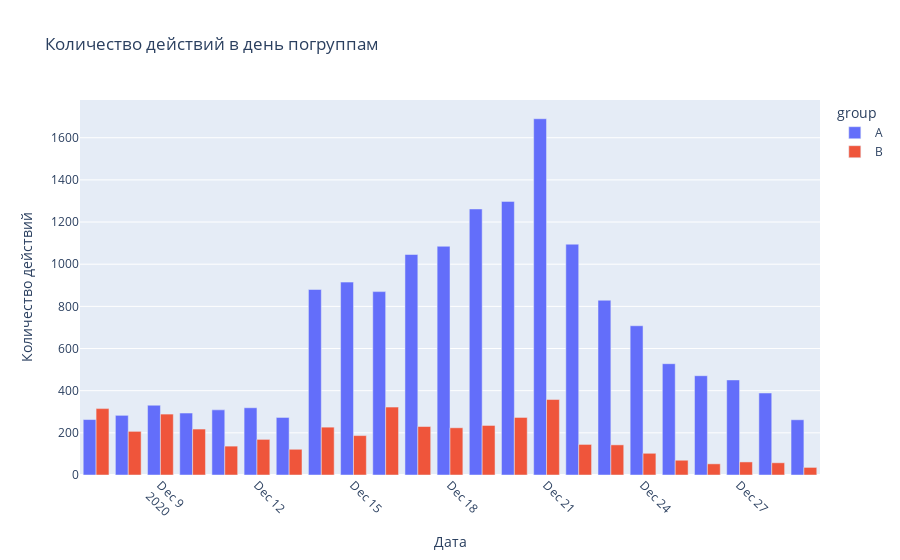

This figure's notebook cell:
### Markdown cell above
Можно замтетить уже с 14 декабря виден большой всплеск интереса пользователей.

### Code cell
events_count_by_group = a_b_rec.groupby(['day_event_dt','group'])['event_name'].count().reset_index().rename(columns={'day_event_dt': 'day', 'event_name': 'count'})
fig = px.bar(events_count_by_group, 
             y='count', 
             x= 'day', 
             title = 'Количество действий в день погруппам', 
             color = 'group', barmode='group')
fig.update_layout(yaxis_title = 'Количество действий',
                 xaxis_title = 'Дата'
                 )
fig.update_xaxes(tickangle=45)
fig.update_traces(hovertemplate = 'День : %{x} <br>Количество: %{y}')

fig.show()

### Figure 1 — Plotly figure (JSON) as saved in the notebook; plotly's stock layout.template omitted (floating-point values rounded to 4 significant figures)
{"data": [{"alignmentgroup": "True", "hovertemplate": "День : %{x} <br>Количество: %{y}", "legendgroup": "A", "marker": {"color": "#636efa", "pattern": {"shape": ""}}, "name": "A", "offsetgroup": "A", "orientation": "v", "showlegend": true, "textposition": "auto", "type": "bar", "x": ["2020-12-07T00:00:00", "2020-12-08T00:00:00", "2020-12-09T00:00:00", "2020-12-10T00:00:00", "2020-12-11T00:00:00", "2020-12-12T00:00:00", "2020-12-13T00:00:00", "2020-12-14T00:00:00", "2020-12-15T00:00:00", "2020-12-16T00:00:00", "2020-12-17T00:00:00", "2020-12-18T00:00:00", "2020-12-19T00:00:00", "2020-12-20T00:00:00", "2020-12-21T00:00:00", "2020-12-22T00:00:00", "2020-12-23T00:00:00", "2020-12-24T00:00:00", "2020-12-25T00:00:00", "2020-12-26T00:00:00", "2020-12-27T00:00:00", "2020-12-28T00:00:00", "2020-12-29T00:00:00"], "xaxis": "x", "y": [263, 283, 331, 294, 309, 319, 273, 880, 915, 870, 1046, 1085, 1262, 1298, 1690, 1095, 829, 708, 528, 471, 451, 389, 262], "yaxis": "y"}, {"alignmentgroup": "True", "hovertemplate": "День : %{x} <br>Количество: %{y}", "legendgroup": "B", "marker": {"color": "#EF553B", "pattern": {"shape": ""}}, "name": "B", "offsetgroup": "B", "orientation": "v", "showlegend": true, "textposition": "auto", "type": "bar", "x": ["2020-12-07T00:00:00", "2020-12-08T00:00:00", "2020-12-09T00:00:00", "2020-12-10T00:00:00", "2020-12-11T00:00:00", "2020-12-12T00:00:00", "2020-12-13T00:00:00", "2020-12-14T00:00:00", "2020-12-15T00:00:00", "2020-12-16T00:00:00", "2020-12-17T00:00:00", "2020-12-18T00:00:00", "2020-12-19T00:00:00", "2020-12-20T00:00:00", "2020-12-21T00:00:00", "2020-12-22T00:00:00", "2020-12-23T00:00:00", "2020-12-24T00:00:00", "2020-12-25T00:00:00", "2020-12-26T00:00:00", "2020-12-27T00:00:00", "2020-12-28T00:00:00", "2020-12-29T00:00:00"], "xaxis": "x", "y": [315, 207, 289, 218, 137, 169, 122, 227, 187, 322, 230, 224, 235, 273, 358, 145, 143, 103, 70, 53, 62, 58, 36], "yaxis": "y"}], "layout": {"barmode": "group", "legend": {"title": {"text": "group"}, "tracegroupgap": 0}, "title": {"text": "Количество действий в день погруппам"}, "xaxis": {"anchor": "y", "domain": [0, 1], "tickangle": 45, "title": {"text": "Дата"}}, "yaxis": {"anchor": "x", "domain": [0, 1], "title": {"text": "Количество действий"}}}}
